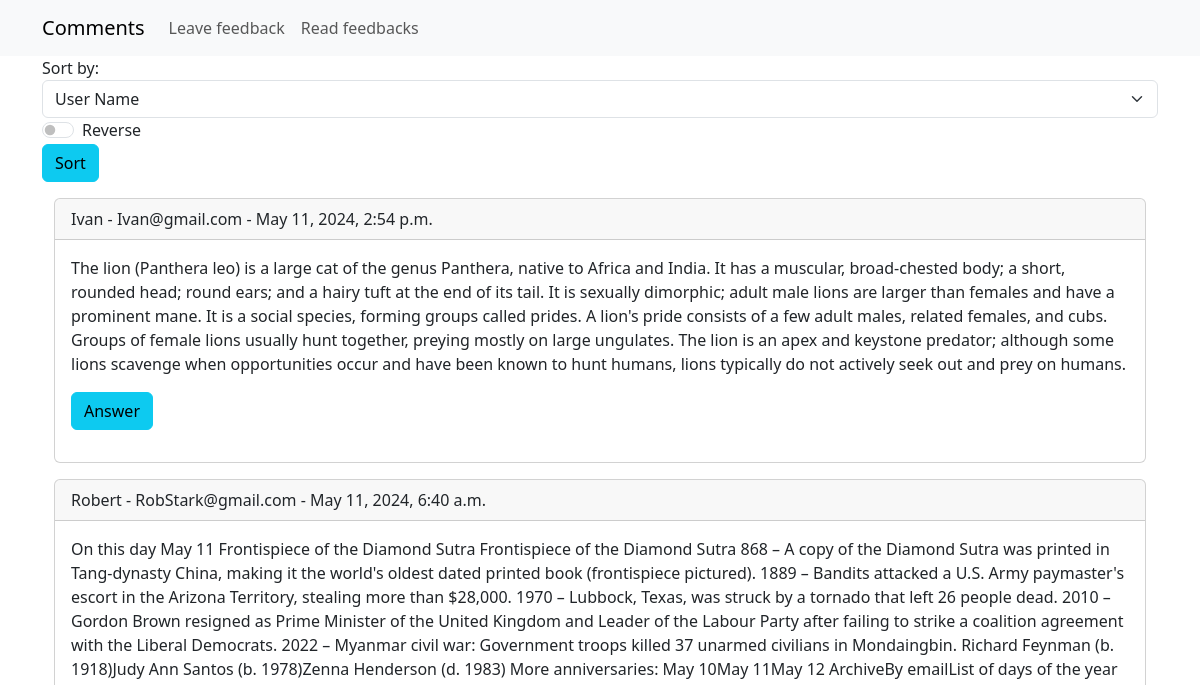
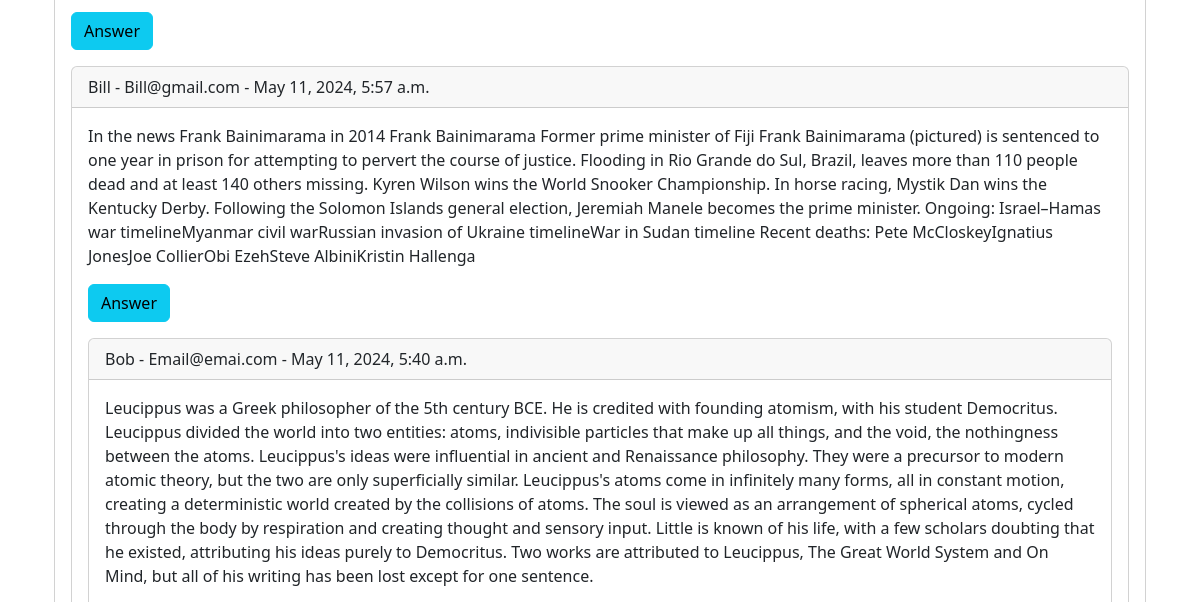
The app's page / (upper part), older data (2 pictures, top to bottom).
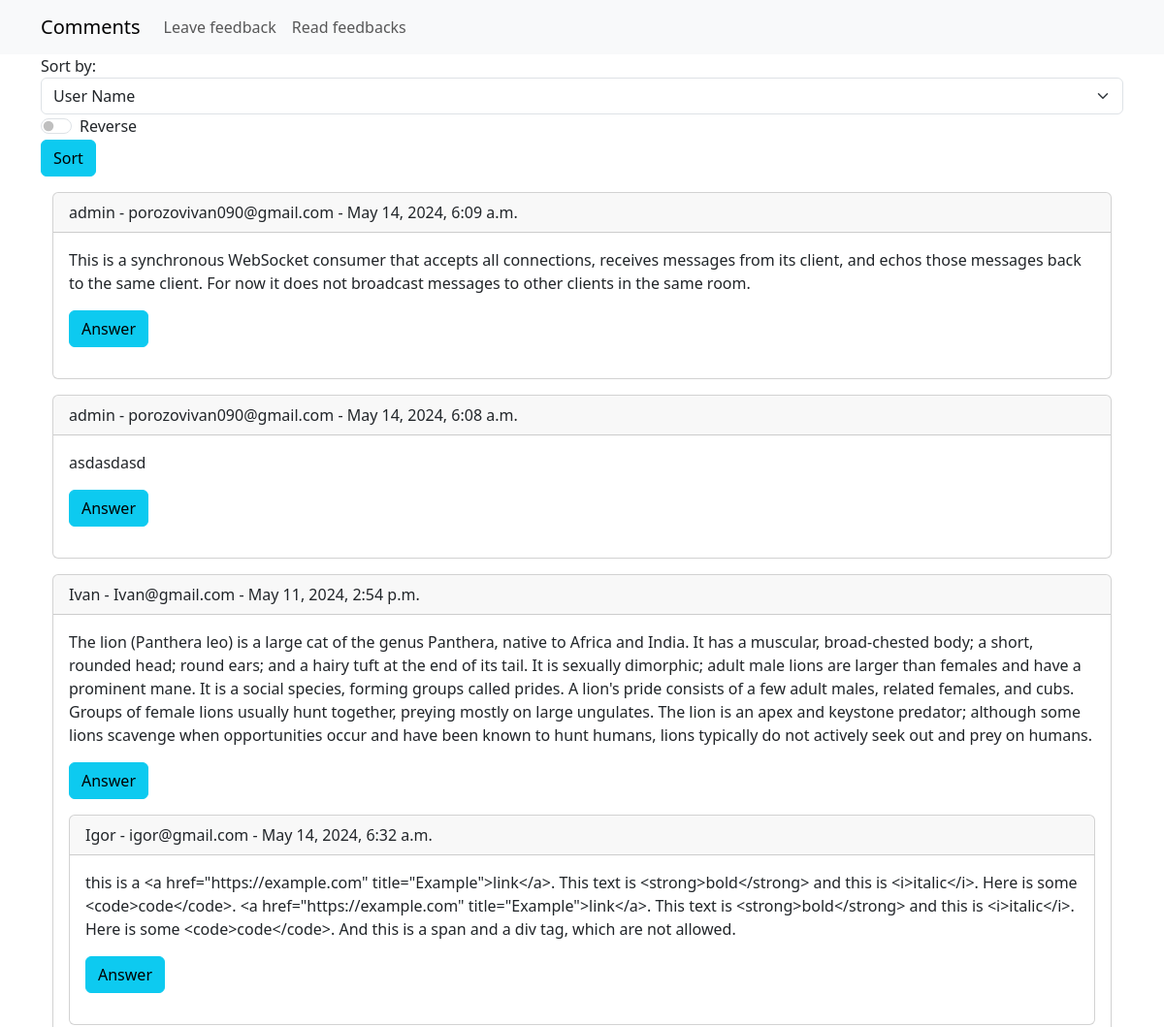
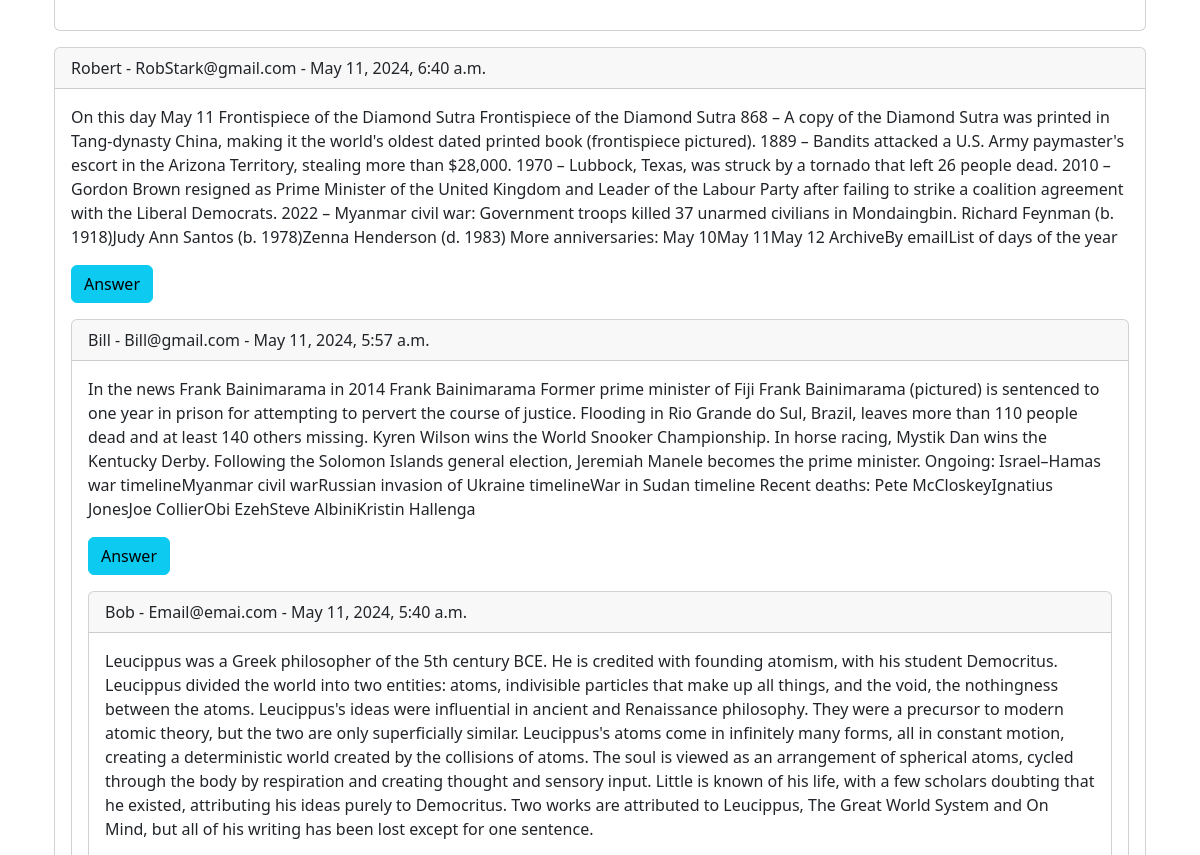
The same page, newer data (2 pictures, top to bottom).
### fields/models.py (models this page shows, shortened)
class Record(models.Model):
    username = models.CharField(max_length=100, verbose_name='User Name',
                                validators=[RegexValidator(r'^[a-zA-Z0-9]+$')])
    email = models.EmailField(verbose_name='E-mail')
    homepage = models.URLField(verbose_name='Home Page', blank=True, null=True)
    text = models.TextField(verbose_name='Text')
    created_at = models.DateTimeField(auto_now_add=True, verbose_name='Created At')
    parent_comment = models.ForeignKey('self', on_delete=models.CASCADE, related_name='replies', blank=True, null=True)
    class Meta:
        verbose_name = 'Record'
        verbose_name_plural = 'Records'

### fields/views.py (the view)
# urls.py: path('', views.read_comments, name='read_comments'),
def read_comments(request):
    main_comments = Record.objects.filter(parent_comment=None)
    sort_by = request.GET.get('sort_by')
    if sort_by in ['username', 'email', 'created_at']:
        main_comments = main_comments.order_by(sort_by)
    else:
        sort_by = 'created_at'
        main_comments = main_comments.order_by(f'-{sort_by}')
    if request.GET.get('sort_direction') == 'desc':
        main_comments = main_comments.order_by(sort_by)
    else:
        main_comments = main_comments.order_by(f'-{sort_by}')
    paginator = Paginator(main_comments, 25)
    page_number = request.GET.get('page')
    page_obj = paginator.get_page(page_number)
    return render(request, 'read_comments.html', {'page_obj': page_obj})

### fields/templates/read_comments.html (shortened to what this page needs)
{% extends 'base.html' %}
{% block content %}
<div class="container">
    <form method="get" class="mb-3">
        <label for="sort_by">Sort by:</label>
        <select name="sort_by" id="sort_by" class="form-select">
            <option value="username" {% if request.GET.sort_by == 'username' %}selected{% endif %}>User Name</option>
        </select>
        <div class="form-check form-switch">
            <input class="form-check-input" type="checkbox" id="sort_direction" name="sort_direction" value="desc"
                   {% if request.GET.sort_direction == 'desc' %}checked{% endif %}>
            <label class="form-check-label" for="sort_direction">Reverse</label>
        </div>
        <button type="submit" class="btn btn-info">Sort</button>
    </form>
    <div class="container" id="comments">
        {% for record in page_obj %}
        {% if not record.parent_comment_id %}
            {% include 'comment.html' with comment=record %}
        {% endif %}
        {% endfor %}
    </div>
</div>
{% endblock content %}

### fields/templates/base.html (shortened to what this page needs)
<!DOCTYPE html>
{% load i18n %}
<html lang="en">
<head>
    <link href="https://cdn.jsdelivr.net/npm/bootstrap@5.3.3/dist/css/bootstrap.min.css" rel="stylesheet"
>
</head>
<body>
<header>
    <nav class="navbar navbar-expand-lg bg-body-tertiary">
        <div class="container">
            <a class="navbar-brand" href="/">Comments</a>
            <div class="collapse navbar-collapse" id="navbarNavAltMarkup">
                <div class="navbar-nav">
                    <a class="nav-link" href="/comments/">Leave feedback</a>
                    <a class="nav-link" href="/">Read feedbacks</a>
                </div>
            </div>
        </div>
    </nav>
</header>
{% block content %}{% endblock content %}
</body>
</html>

### fields/templates/comment.html (shortened to what this page needs)
<div class="card mb-3">
    <div class="card-header">
        {{ comment.username }} - {{ comment.email }} - {{ comment.created_at }}
    </div>
    <div class="card-body">
        <p class="card-text">{{ comment.text }}</p>
        <form action="{% url 'add_comment' %}" method="GET">
            <button type="submit" class="btn btn-info">Answer</button>
        </form>
        <div class="mt-3">
            {% for reply in comment.replies.all %}
            {% include 'comment.html' with comment=reply %}
            {% endfor %}
        </div>
    </div>
</div>

Row changes from the older to the newer data that the page shows:
added Record: username "admin", email "porozovivan090@gmail.com", created_at "May 14, 2024, 6:09 a.m.", text "This is a synchronous WebSocket consumer that accepts all connections, receives messages from its client, and echos those messages back to the same client. For now it does not broadcast messages to other clients in the same room."
added Record: username "admin", email "porozovivan090@gmail.com", created_at "May 14, 2024, 6:08 a.m.", text "asdasdasd"
added Record: username "Igor", email "igor@gmail.com", created_at "May 14, 2024, 6:32 a.m.", text "this is a <a href=\"https://example.com\" title=\"Example\">link</a>. This text is <strong>bold</strong> and this is <i>italic</i>. Here is some <code>code</code>. <a href=\"https://example.com\" title=\"Example\">link</a>. This text is <strong>bold</strong> and this is <i>italic</i>. Here is some <code>code</code>. And this is a span and a div tag, which are not allowed.", shown under "Ivan"
